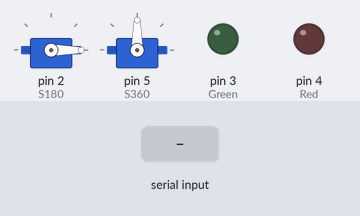
A sketch run on a simulated Arduino Uno, built with avr-gcc and run on an emulated ATmega328P. On the bench: 2 × servo, output pins drawn as LEDs (lit = HIGH). The inputs (shaded band) are chosen by the test bench.

Above: at 1.2 s.
1.3 s: "1" received over Serial
At 4.0 s:
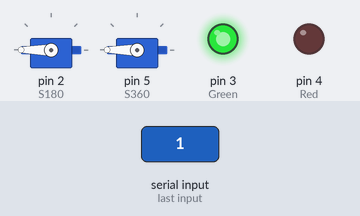
4.3 s: "2" received over Serial
At 6.5 s:
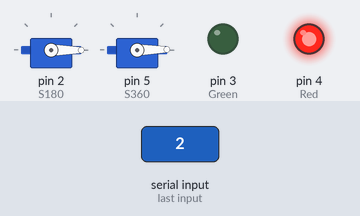
7.3 s: "3" received over Serial
At 8.4 s:
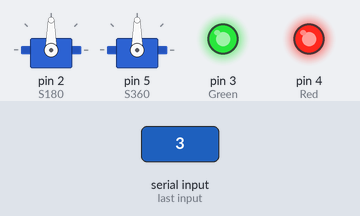
8.8 s: "4" received over Serial
At 9.6 s:
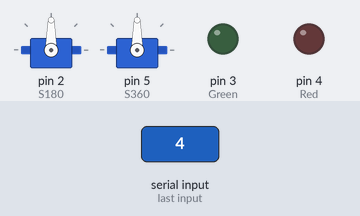
10.3 s: "2" received over Serial
At 10.45 s:
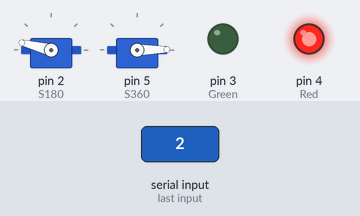
Timing chart, 0 to 13.6 s (numbered marks = the images above; inputs shaded):
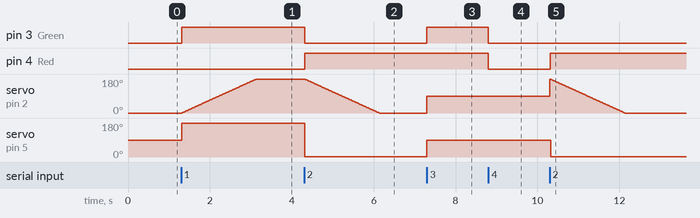

The sketch:

Taller_ciencias_s4b.ino
```cpp
#include <Servo.h>

Servo Servo180; // Add Servo attributes
Servo Servo360; // Is the same for every Servo
int Red = 4; // Specify Red Pin
int Green = 3; // Specify Green Pin
int S180 = 2; // Specify Servo 180 Pin
int S360 = 5; // Specify Servo 360 Pin
int spin = 90; // Set the rotation to null (only in full rotation servo)
int pos = 0; // Specify the Servo 180 start Position

void setup() {

  Servo180.attach(S180);
  Servo360.attach(S360);
  Servo180.write(pos);
  Servo360.write(spin);
  pinMode(Red, OUTPUT);
  pinMode(Green, OUTPUT);
  digitalWrite(Red, LOW);
  digitalWrite(Green, LOW);
  Serial.begin(9600);

}
void loop() {

  unsigned char comando = 0; // set comando to 0

  if (Serial.available()) // if is connected to bluetooth or with Serial Monitor
  {
    comando = Serial.read(); // Read the values of Serial Communication
    if (comando == '1')  // If read a 1
    {
      // for to make a complete rotation from 0 to 180
      for (pos = 0; pos <= 180; pos += 1) {

        Servo180.write(pos); // Write the position in the Servo
        delay(10); // delay of 0,01 second
        digitalWrite(Green, HIGH); // turn on the green led
        digitalWrite(Red, LOW); // turn off the red led
        spin = 359; // change the value of int Spin
        Servo360.write(spin); // Write in the Servo 360 the value of variable spin
      }
      digitalWrite(Green, HIGH); // turn on the green led
      digitalWrite(Red, LOW); // turno of the red led
      spin = 359; // change the value of int Spin
      Servo360.write(spin); // Write in the Servo 360 the value of variable spin
    }
    else if (comando == '2') // If read a 1
    {
      // for to make a complete rotation from 180 to 0
      for (pos = 180; pos >= 0; pos -= 1) {
        Servo180.write(pos); // Write the position in the Servo
        delay(10); // delay of 0,01 second
        digitalWrite(Green, LOW); // turn off the green led
        digitalWrite(Red, HIGH); // turno on the red led
        spin = 1; // change the value of int Spin
        Servo360.write(spin); // Write in the Servo 360 the value of variable spin
      }
      digitalWrite(Green, LOW); // turn off the green led
      digitalWrite(Red, HIGH); // turno on the red led
      spin = 1; // change the value of int Spin
      Servo360.write(spin); // Write in the Servo 360 the value of variable spin

    }
    else if (comando == '3')
    {
      pos = 90; // Set position to 90
      Servo180.write(pos); // Write in Servo 180 the value of position
      digitalWrite(Green, HIGH); // turno on the green led
      digitalWrite(Red, HIGH); // turno on the red led
      spin = 90; // Set spin to 90 (stop the servo360)
      Servo360.write(spin); // Write in the Servo 360 the value of variable spin
    }
    else if (comando == '4')
 {
      pos = 90; // Set position to 90
      Servo180.write(pos); // Write in Servo 180 the value of position
      digitalWrite(Green, LOW); // turno off the green led
      digitalWrite(Red, LOW); // turno off the red led
      spin = 90; // Set spin to 90 (stop the servo360)
      Servo360.write(spin); // Write in the Servo 360 the value of variable spin
    }
  }
}
```

Measured:
- after the input at 1.3 s, pin 3 (Green): LOW → HIGH at once; servo on pin 2 (S180): moves from 0° to 180° over 1.8 s, starting at once; servo on pin 5 (S360): 90° → 180° at once
- after the input at 4.3 s, pin 3 (Green): HIGH → LOW at once; pin 4 (Red): LOW → HIGH at once; servo on pin 2 (S180): moves from 180° to 0° over 1.8 s, starting at once; servo on pin 5 (S360): 180° → 1° at once
- after the input at 7.3 s, pin 3 (Green): LOW → HIGH at once; servo on pin 2 (S180): 0° → 90° at once; servo on pin 5 (S360): 1° → 90° at once
- after the input at 8.8 s, pin 3 (Green), pin 4 (Red): HIGH → LOW at once
- after the input at 10.3 s, pin 4 (Red): LOW → HIGH at once; servo on pin 5 (S360): 90° → 1° at once
